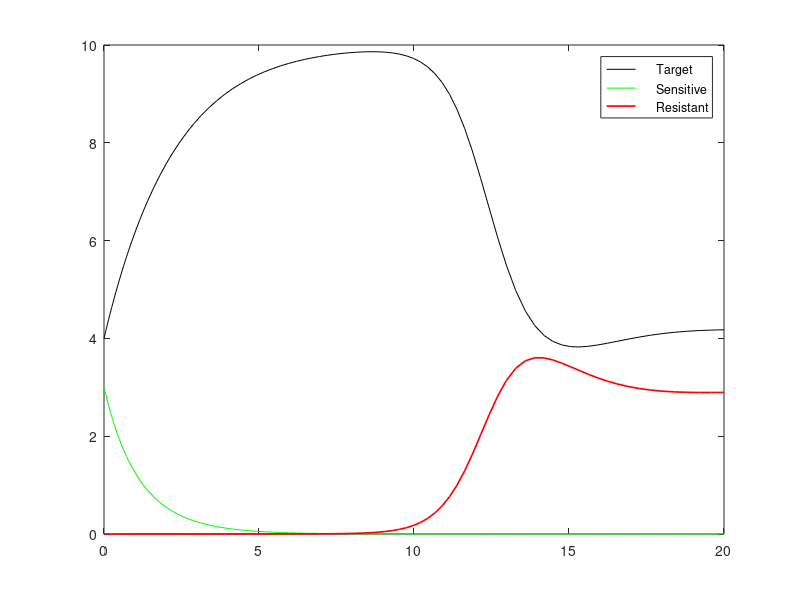

Here is the MATLAB script that generated this plot:
lambda = 5;
delta = 0.5;
bs = 0.25;
br = 0.24;
mu = 10^(-5);
a = 1;
epsilon = 0.9;

% x(1) = target cells (T)
% x(2) = infected sensitive (Is)
% x(3) = infected resistant (Ir)

g = @(t,x) [lambda - delta*x(1) - ((1-epsilon)*bs*x(2) + br*x(3))*x(1) ; 
    (1-epsilon)*(1-mu)*bs*x(2)*x(1) - a*x(2) ;
    br*x(1)*x(3) - a*x(3) + (1-epsilon)*mu*bs*x(2)*x(1)] ;
    
%[t,xa] = ode45(g,[0 20],[lambda/delta 1]);
[t,xa] = ode45(g,[0 20],[4 3 0]);

plot(t,xa(:,1), 'k', t, xa(:,2), 'g', t, xa(:,3), 'r', 'LineWidth', 1.2)

legend('     Target', '     Sensitive', '     Resistant')
legend('Location', 'NorthEast') % move legend to upper left
